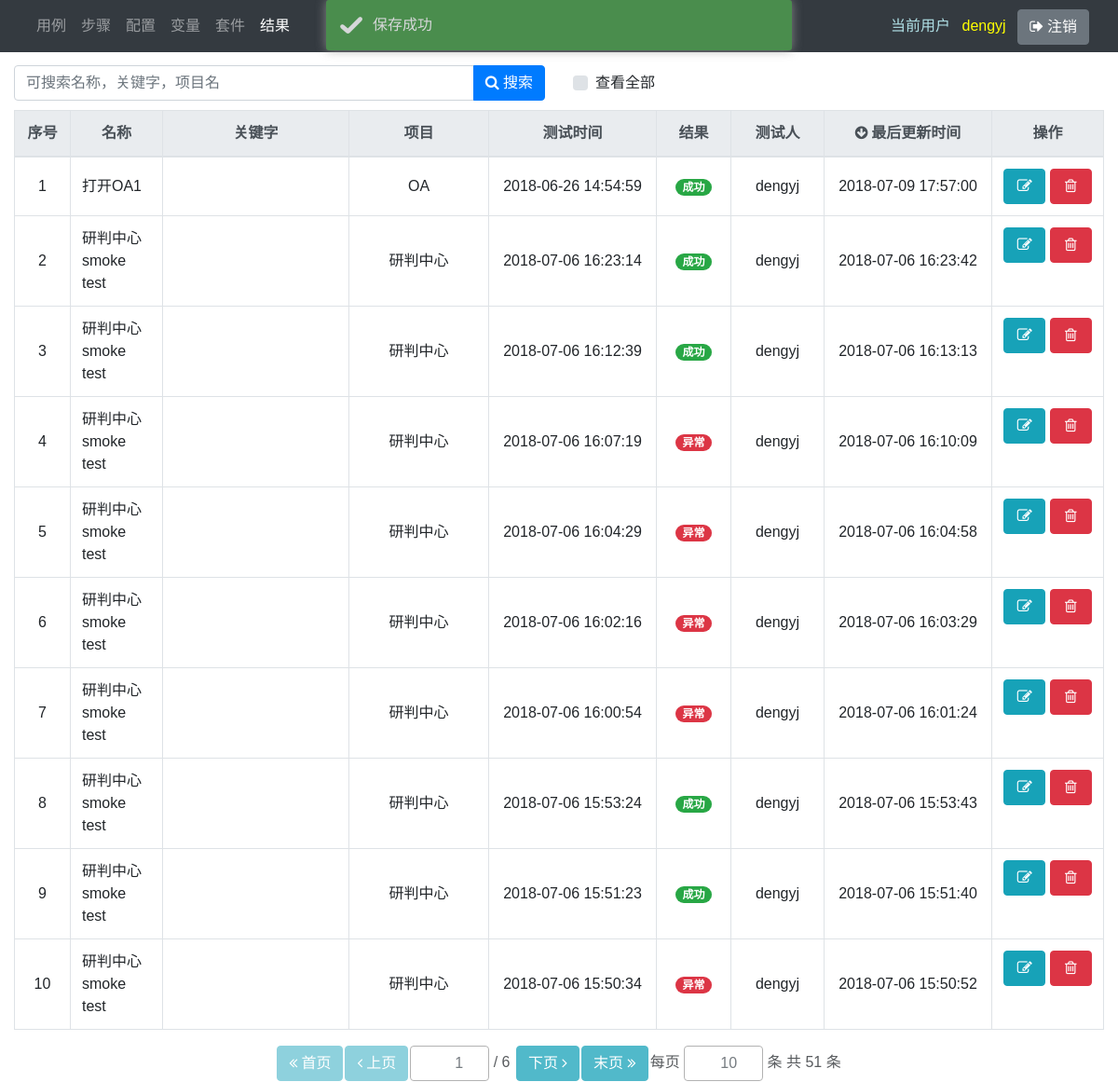
The app's page /home/ (signed in), older data.
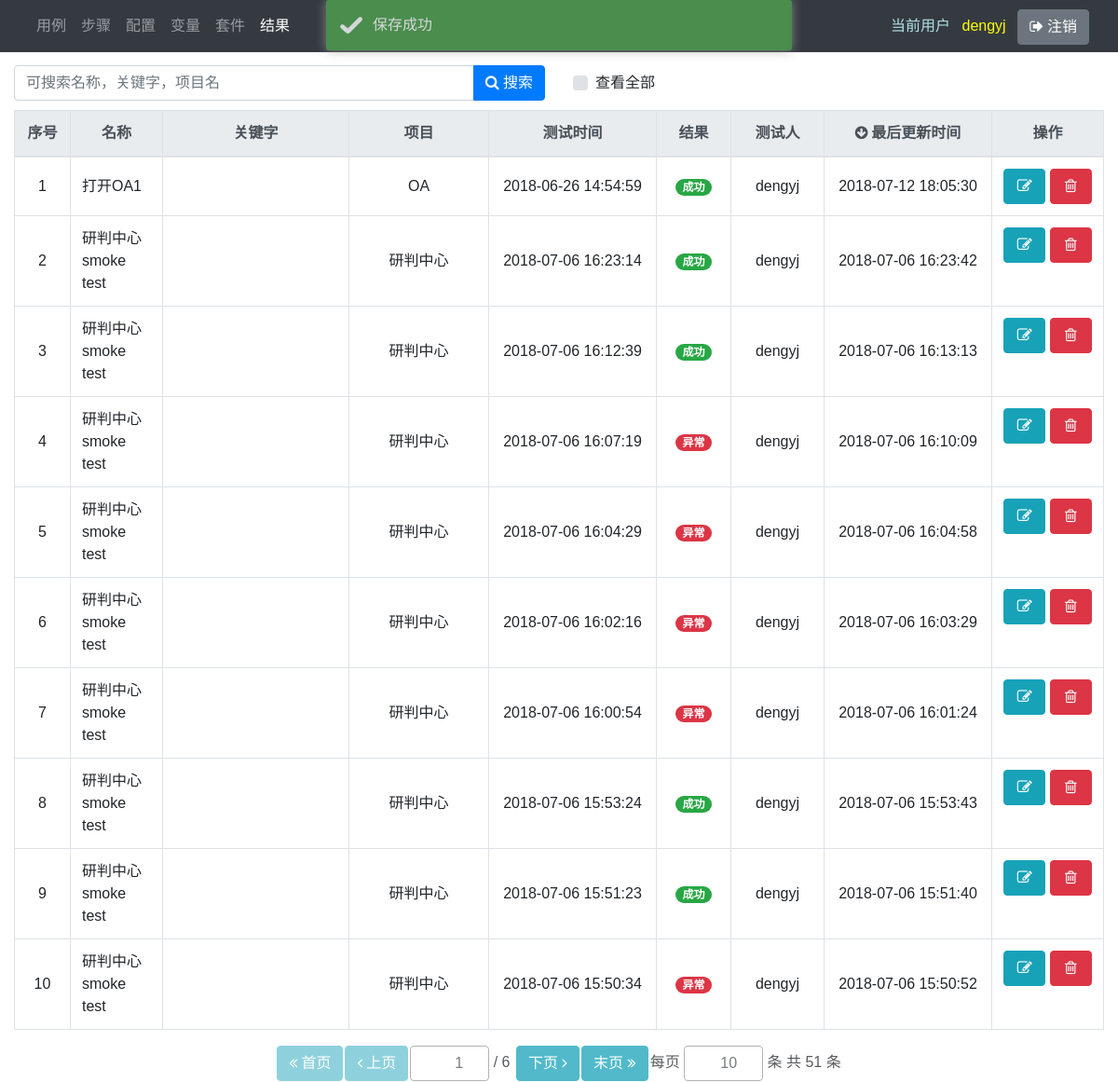
The same page, newer data.
### main/models.py (models this page shows, shortened)
class SuiteResult(models.Model):
    code = models.UUIDField(auto_created=True, default=uuid.uuid1, editable=False)
    name = models.CharField(max_length=100)
    description = models.TextField(blank=True)
    keyword = models.CharField(blank=True, max_length=100)
    is_active = models.BooleanField(default=True)
    base_timeout = models.FloatField(default=10)
    ui_get_ss = models.BooleanField(default=True)
    thread_count = models.IntegerField(default=1)
    config = models.TextField(blank=True, null=True)
    variable_group = models.TextField(blank=True, null=True)
    project = models.ForeignKey('main.Project', on_delete=models.SET_NULL, blank=True, null=True)
    suite = models.ForeignKey('main.Suite', on_delete=models.SET_NULL, null=True, blank=True)
    creator = models.ForeignKey(
        User, verbose_name='创建人', related_name='suite_result_creator', on_delete=models.SET_NULL, blank=True,
        null=True)
    created_date = models.DateTimeField('创建时间', auto_now_add=True, null=True)
    modifier = models.ForeignKey(
        User, verbose_name='修改人', related_name='suite_result_modifier', on_delete=models.SET_NULL, blank=True,
        null=True)
    modified_date = models.DateTimeField('修改时间', auto_now=True, null=True)
    start_date = models.DateTimeField(verbose_name='开始时间', blank=True, null=True)
    end_date = models.DateTimeField(verbose_name='结束时间', blank=True, null=True)
    execute_count = models.IntegerField(blank=True, null=True)
    pass_count = models.IntegerField(blank=True, null=True)
    fail_count = models.IntegerField(blank=True, null=True)
    error_count = models.IntegerField(blank=True, null=True)
    result_status_list = (
        (1, '成功'),
        (2, '失败'),
        (3, '异常'),
    )
    result_status = models.IntegerField(blank=True, null=True)

### main/views/result.py (the view)
# urls.py: path('home/', result.list_, name='home'),
@login_required
def list_(request):
    page = request.GET.get('page')
    size = request.GET.get('size', request.COOKIES.get('size'))
    search_text = str(request.GET.get('search_text', ''))
    order_by = request.GET.get('order_by', 'modified_date')
    order_by_reverse = request.GET.get('order_by_reverse', 'True')
    all_ = request.GET.get('all_', 'False')
    page = change_to_positive_integer(page, 1)
    size = change_to_positive_integer(size, 10)
    if order_by_reverse == 'True':
        order_by_reverse = True
    else:
        order_by_reverse = False
    if all_ == 'False':
        all_ = False
    else:
        all_ = True
    if request.session.get('status', None) == 'success':
        prompt = 'success'
    request.session['status'] = None
    q = get_query_condition(search_text)
    if all_:
        objects = SuiteResult.objects.filter(q, is_active=True).order_by('-start_date').values(
            'pk', 'name', 'keyword', 'project__name', 'start_date', 'result_status', 'creator', 'creator__username',
            'modified_date')
    else:
        objects = SuiteResult.objects.filter(q, is_active=True, creator=request.user).order_by('-start_date').values(
            'pk', 'name', 'keyword', 'project__name',  'start_date', 'result_status', 'creator', 'creator__username',
            'modified_date')
    result_status_list = SuiteResult.result_status_list
    d = {l[0]: l[1] for l in result_status_list}
    for o in objects:
        o['result_status_str'] = d.get(o['result_status'], 'N/A')
    if objects:
        if order_by not in objects[0]:
            order_by = 'modified_date'
        objects = sorted(objects, key=lambda x: x[order_by], reverse=order_by_reverse)
    paginator = Paginator(objects, size)
    try:
        objects = paginator.page(page)
    except PageNotAnInteger:
        objects = paginator.page(1)
        page = 1
    except EmptyPage:
        objects = paginator.page(paginator.num_pages)
        page = paginator.num_pages
    order_by_form = OrderByForm(initial={'order_by': order_by, 'order_by_reverse': order_by_reverse})
    paginator_form = PaginatorForm(initial={'page': page, 'size': size}, page_max_value=paginator.num_pages)
    cookies = [Cookie('size', size, path=request.path)]
    respond = render(request, 'main/result/list.html', locals())
    for cookie in cookies:
        respond.set_cookie(cookie.key, cookie.value, cookie.max_age, cookie.expires, cookie.path)
    return respond

### main/forms.py
class OrderByForm(forms.Form):
    order_by = forms.CharField(max_length=100, required=False, widget=forms.HiddenInput)
    order_by_reverse = forms.BooleanField(required=False, widget=forms.HiddenInput)

class PaginatorForm(forms.Form):
    size = forms.IntegerField(min_value=1, max_value=10000, required=False)
    def __init__(self, page_max_value, *args, **kwargs):
        super(PaginatorForm, self).__init__(*args, **kwargs)
        self.fields['page'] = forms.IntegerField(min_value=1, max_value=page_max_value, required=False)

### main/views/general.py (called while the page is built)
def get_query_condition(search_text):
    search_text = search_text.replace('\\ ', '#{$blank}#')
    search_text_or_list = search_text.split(' ')
    q = Q()
    for search_text_or in search_text_or_list:
        search_text_or = search_text_or.replace('#{$blank}#', ' ')
        search_text_and_list = search_text_or.split('#&&#')
        q1 = Q()
        q2 = Q()
        q3 = Q()
        for search_text_and in search_text_and_list:
            if search_text_and == '':
                continue
            q1 &= Q(name__icontains=search_text_and)
            q2 &= Q(keyword__icontains=search_text_and)
            q3 &= Q(project__name__icontains=search_text_and)
        q |= q1 | q2 | q3
    return q

def change_to_positive_integer(value, default=1):
    if str(value).isdigit() and int(value) > 0:
        value = int(value)
    else:
        value = default
    return value

### main/templates/main/result/list.html (shortened to what this page needs)
{% extends 'main/list_base.html' %}
{% block tools_bar %}
    {% include 'main/include/tools_bar.html' %}
{% endblock %}
{% block result_table %}
    <div class="table-responsive" id='result_table'>
        <table class="table table-bordered table-hover">
            <colgroup>
                <col style='width: 60px;'>
                <col>
                <col style='width: 200px;'>
                <col style='width: 150px;'>
                <col style='width: 180px;'>
                <col style='width: 80px;'>
                <col style='width: 100px;'>
                <col style='width: 180px;'>
                <col style='width: 120px;'>
            </colgroup>
            <thead class="thead-light middle">
                <tr>
                    <th>序号</th>
                    <th order_by_text="name">名称</th>
                    <th order_by_text="keyword">关键字</th>
                    <th order_by_text="project__name">项目</th>
                    <th order_by_text="start_date">测试时间</th>
                    <th order_by_text="result_status_str">结果</th>
                    <th order_by_text="creator__username">测试人</th>
                    <th order_by_text="modified_date">最后更新时间</th>
                    <th>操作</th>
                </tr>
            </thead>
            <tbody>
                {% for obj in objects %}
                    <tr pk="{{ obj.pk }}" edit_url="{% url 'result' obj.pk %}" quick_update_url="{% url 'result_quick_update' obj.pk %}" del_url="{% url 'result_delete' obj.pk %}">
                        <td col_name='index' class="middle"></td>
                        <td {% if request.user.pk == obj.creator %}quick_update{% endif %} col_name='name' class="align-middle">{{ obj.name }}</td>
                        <td {% if request.user.pk == obj.creator %}quick_update{% endif %} col_name='keyword' class="align-middle">{{ obj.keyword }}</td>
                        <td col_name='project__name' class="middle">{{ obj.project__name }}</td>
                        <td col_name='start_date' class="middle">{{ obj.start_date }}</td>
                        {% if obj.result_status == 1 %}
                            <td class="middle"><span class="badge badge-pill badge-success">{{ obj.result_status_str }}</span></td>
                        {% elif obj.result_status == 2 %}
                            <td class="middle"><span class="badge badge-pill badge-warning">{{ obj.result_status_str }}</span></td>
                        {% else %}
                            <td class="middle"><span class="badge badge-pill badge-danger">{{ obj.result_status_str }}</span></td>
                        {% endif %}
                        <td col_name='creator__username' class="middle">{{ obj.creator__username }}</td>
                        <td col_name='modified_date' class="middle">{{ obj.modified_date }}</td>
                        <td>
                            <div class="middle">
                                {% if request.user.pk == obj.creator %}
                                    <button type="button" name="edit_button" class="btn btn-info list_button" data-toggle="tooltip" title="编辑"><i class="icon-edit"></i></button>
                                    <button type="button" name="delete_button" class="btn btn-danger list_button" data-toggle="tooltip" title="删除"><i class="icon-trash"></i></button>
                                {% else %}
                                    <button type="button" name="edit_button" class="btn btn-info list_button" data-toggle="tooltip" title="查看"><i class="icon-list"></i></button>
                                {% endif %}
                            </div>
                        </td>
                    </tr>
                {% empty %}
                    <tr>
                        <td colspan="9" class="text-center bg-secondary"><span class="text-white">无数据</span></td>
                    </tr>
                {% endfor %}
            </tbody>
        </table>
    </div>
{% endblock %}

### main/templates/main/list_base.html (shortened to what this page needs)
<!DOCTYPE HTML>
{% load staticfiles %}
<html>
    <head>
        {% block general_style %}
            <link rel="stylesheet" href='{% static "main/js/jquery-ui-1.12.1.custom/jquery-ui.min.css" %}'>
            <link rel="stylesheet" href="{% static 'main/css/bootstrap-4.1.1/bootstrap.min.css' %}">
            <link rel="stylesheet" href="{% static 'main/css/toastr-2.1.4/toastr.css' %}">
            <link rel="stylesheet" href="{% static 'main/css/font-awesome/font-awesome.css' %}">
            <link rel="stylesheet" href='{% static "main/css/main.css" %}'>
        {% endblock %}
    </head>
    <body>
        {% include 'main/include/navbar.html' %}
        <div class="container-fluid" style="padding-top: 60px; padding-bottom: 40px">
            <form method="get" id="objects_form" class="form-inline">
                {% block tools_bar %}{% endblock %}
                {% block result_table %}
                {% endblock %}
                {% include 'main/include/tools/paginator.html' %}
            </form>
        </div>
    </body>
</html>

### main/templates/main/include/navbar.html (shortened to what this page needs)
<nav class="navbar navbar-expand-lg navbar-dark bg-dark fixed-top" id="navbar">
   <div class="container-fluid">
       <div class="collapse navbar-collapse">
           <ul class="navbar-nav">
                <li class="nav-item" id="nav_case">
                    <a class="nav-link" href="{% url 'cases' %}">用例</a>
                </li>
                <li class="nav-item" id="nav_step">
                    <a class="nav-link" href="{% url 'steps' %}">步骤</a>
                </li>
                <li class="nav-item" id="nav_config">
                    <a class="nav-link" href="{% url 'configs' %}">配置</a>
                </li>
                <li class="nav-item" id="nav_variable">
                    <a class="nav-link" href="{% url 'variable_groups' %}">变量</a>
                </li>
                <li class="nav-item" id="nav_suite">
                    <a class="nav-link" href="{% url 'suites' %}">套件</a>
                </li>
                <li class="nav-item" id="nav_result">
                    <a class="nav-link" href="{% url 'results' %}">结果</a>
                </li>
            </ul>
       </div>
       <div class="justify-content-end">
            <div class="">
                <span class="navbar-text" style="color: powderblue;">当前用户</span>
                <span class="navbar-text" style="color: yellow; padding: 0 0.5em">{{ request.user }}</span>
                <button id="logout_btn" class="btn btn-secondary" type="button"><i class="icon-signout">&nbsp;</i>注销</button>
            </div>
       </div>
</nav>

### main/templates/main/include/tools_bar.html (shortened to what this page needs)
<div style="padding: 5px 0" class="container-fluid">
    <div class="row align-items-center">
        <div class="col-6">
            {% include 'main/include/tools/search-tools.html' %}
        </div>
        <div class="col-2">
            {% include 'main/include/tools/see_all.html' %}
        </div>
        <div class="col text-right">
        </div>
    </div>
</div>

### main/templates/main/include/tools/search-tools.html
<div class="input-group">
    <input type="text" id="search_text" name="search_text" value="{{ search_text }}" class="form-control" placeholder="可搜索名称，关键字，项目名">
    <div class="input-group-append">
        <button type="submit" id='search_button' class="btn btn-primary" data-toggle="tooltip" title="多条件并集用空格分隔, 多条件交集用#&&#分隔，要搜索空格用转义加空格表示"><i class="icon-search"></i>&nbsp;搜索</button>
    </div>
</div>

### main/templates/main/include/tools/see_all.html (shortened to what this page needs)
<div class="custom-control custom-checkbox custom-control-inline">
    <label class="custom-control-label" for="all_" data-toggle="tooltip" title="查看其他人创建的">查看全部</label>
</div>

### main/templates/main/include/tools/paginator.html
{% load widget_tweaks %}
<div class="text-center fixed-bottom" >
    <div class="paginator">
        <div>
            <div>
                <table>
                    <colgroup>
                        <col style="width: 50px;">
                        <col style="width: 50px;">
                        <col>
                        <col style="width: 50px;">
                        <col style="width: 50px;">
                        <col>
                    </colgroup>
                    <tr>
                        <td><button name="first_page_button" type="button" class="btn btn-info"><i class="icon-double-angle-left">&nbsp;</i>首页</button></td>
                        <td><button name="prev_page_button" type="button" class="btn btn-info"><i class="icon-angle-left">&nbsp;</i>上页</button></td>
                        <td><div>{% render_field paginator_form.page class="form-control" style='width: 85px' %}&nbsp;/&nbsp;{{ paginator.num_pages|default:0 }}&nbsp;</div></td>
                        <td><button name="next_page_button" type="button" class="btn btn-info">下页&nbsp;<i class="icon-angle-right"></i></button></td>
                        <td><button name="last_page_button" type="button" class="btn btn-info">末页&nbsp;<i class="icon-double-angle-right"></i></button></td>
                        <td><div>每页&nbsp;{% render_field paginator_form.size class="form-control" style='width: 85px' %}&nbsp;条&nbsp;共&nbsp;{{ paginator.count|default:0 }}&nbsp;条</div></td>
                    </tr>
                </table>
            </div>
        </div>
    </div>
</div>

### main/static/main/css/main.css (style rules this page uses)
body { font-family: Arial, Microsoft YaHei, SimHei; }
div.paginator { margin: 0 auto; text-align: center }
div.paginator>div { float: left; position: relative; left: 50% }
div.paginator>div>div { position: relative; left: -50%; opacity: 0.75; }
div.paginator td { text-align: center; }
div.paginator input { border: 1px solid rgb(153, 153, 153); resize: vertical; text-align: right; }
.middle { text-align: center !important; vertical-align: middle!important; }

### main/templates/main/list_base.html (style rules this page uses)
div.row { padding: 5px 0; }
.list_button { width: 45px; }

Row changes from the older to the newer data that the page shows:
changed SuiteResult "打开OA1": modified_date "2018-07-09 17:57:00" → "2018-07-12 18:05:30"
